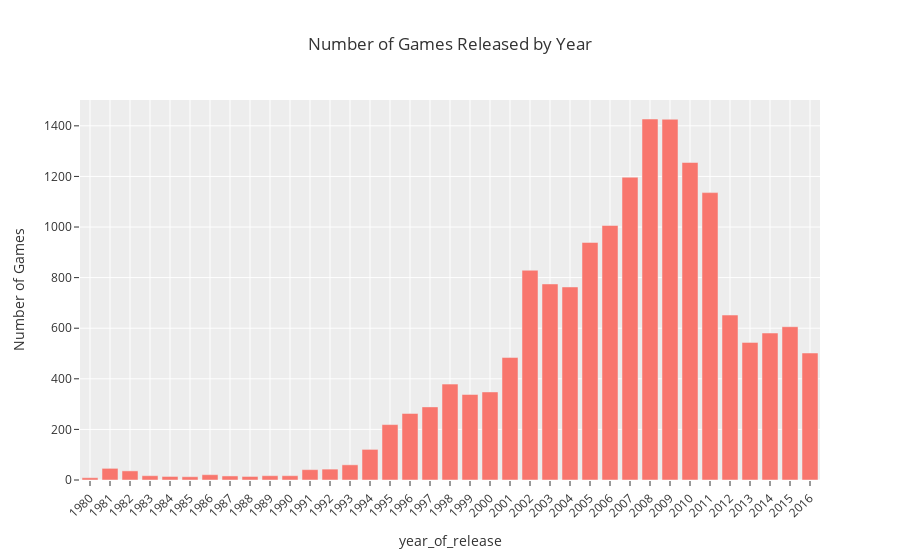

Notebook source saved alongside this figure:
### Markdown cell above
#### 5.1. <a id='toc5_1_'></a>[Number of Games Released by Year](#toc0_)

In this section, we analyze the distribution of game releases over different years to understand the dataset's coverage across time. By counting the number of games released each year, we can identify trends in game development and publishing, as well as evaluate if the data for each period is substantial enough to support meaningful analysis.

**Analysis Steps:**
- Count the number of games released per year.
- Visualize the results using a bar plot to observe trends over time.

**Objective:**
This analysis helps us determine if there are any years with limited data, which might indicate incomplete records or an unrepresentative sample for those periods. Identifying these gaps is essential to ensure that our conclusions are based on reliable and comprehensive data.

### Code cell
# Count the number of games released each year
games_per_year = games_data['year_of_release'].value_counts().sort_index()

# Create an interactive bar plot with Plotly Express
fig = px.bar(games_per_year,
             x=games_per_year.index,
             y=games_per_year.values,
             labels={'x': 'Year of Release', 'y': 'Number of Games'},
             title="Number of Games Released by Year",
             template='ggplot2')

fig.update_layout(xaxis=dict(tickmode='linear',dtick=1), 
                  xaxis_tickangle=-45)

# Display the plot
fig.show()

### Figure 1 — Plotly figure (JSON) as saved in the notebook; plotly's stock layout.template omitted (floating-point values rounded to 4 significant figures)
{"data": [{"alignmentgroup": "True", "hovertemplate": "year_of_release=%{x}<br>Number of Games=%{y}<extra></extra>", "legendgroup": "", "marker": {"color": "#F8766D", "pattern": {"shape": ""}}, "name": "", "offsetgroup": "", "orientation": "v", "showlegend": false, "textposition": "auto", "type": "bar", "x": [1980, 1981, 1982, 1983, 1984, 1985, 1986, 1987, 1988, 1989, 1990, 1991, 1992, 1993, 1994, 1995, 1996, 1997, 1998, 1999, 2000, 2001, 2002, 2003, 2004, 2005, 2006, 2007, 2008, 2009, 2010, 2011, 2012, 2013, 2014, 2015, 2016], "xaxis": "x", "y": [9, 46, 36, 17, 14, 13, 21, 16, 14, 17, 17, 41, 43, 60, 121, 219, 263, 289, 379, 338, 348, 484, 829, 775, 763, 939, 1006, 1197, 1427, 1426, 1255, 1136, 652, 544, 581, 606, 502], "yaxis": "y"}], "layout": {"barmode": "relative", "legend": {"tracegroupgap": 0}, "title": {"text": "Number of Games Released by Year"}, "xaxis": {"anchor": "y", "domain": [0, 1], "dtick": 1, "tickangle": -45, "tickmode": "linear", "title": {"text": "year_of_release"}}, "yaxis": {"anchor": "x", "domain": [0, 1], "title": {"text": "Number of Games"}}}}
